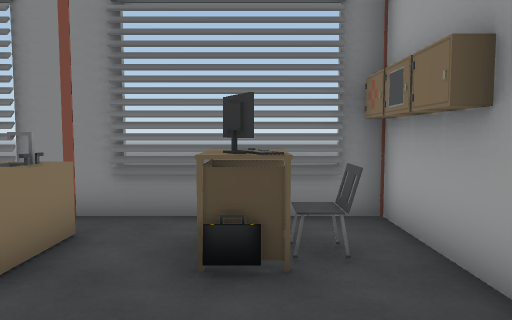
view 1 (above)

24 first-person views from a walk through a Unity game level. The camera is 1.4 m above the floor, tilts 4° down and sees 70° across. The floor is counted in squares, 1 m on a side. Each view is taken from the middle of a square. On the plan, view 1 faces up. The plan holds only what a view shows up to about 16 squares ahead; the rest is blank. The place goes on beyond the plan. The player is left out. Some animated figures are left out. Door leaves are left out, so doorways stand open. Some surface patterns are stand-ins.

view 2
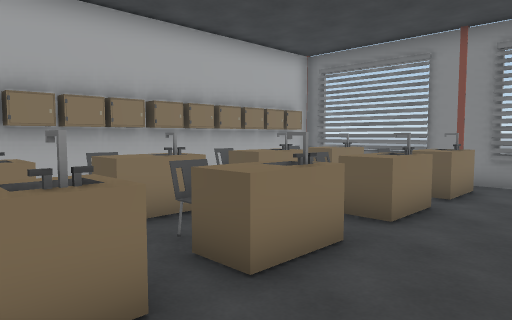

view 3
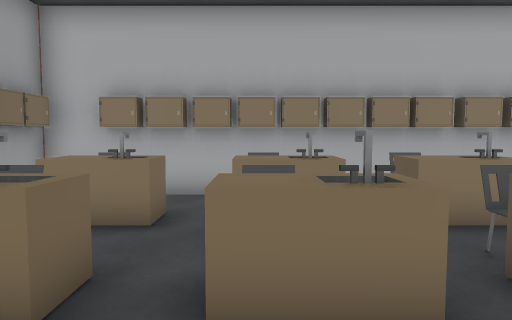

view 4
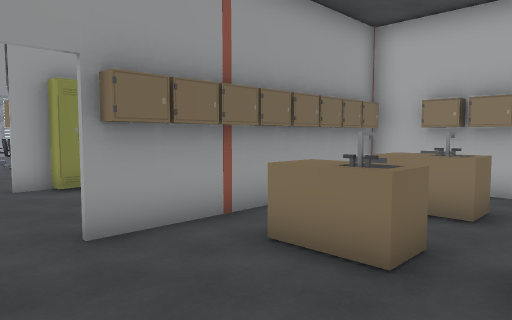

view 5
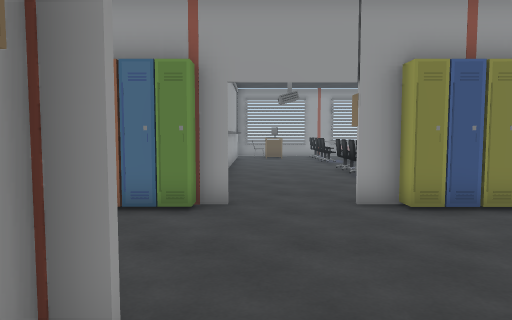

view 6
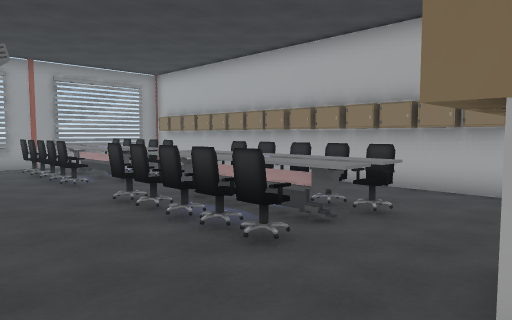

view 7
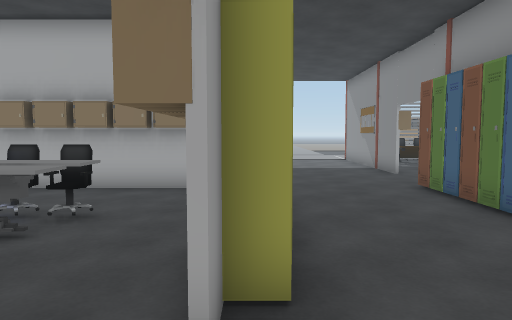

view 8
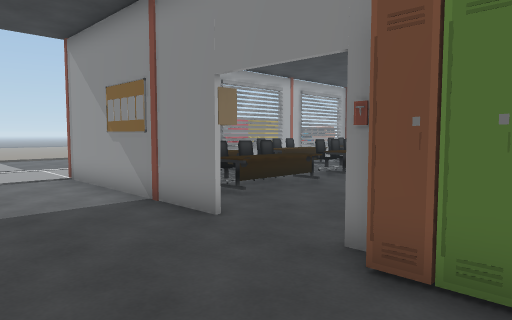

view 9
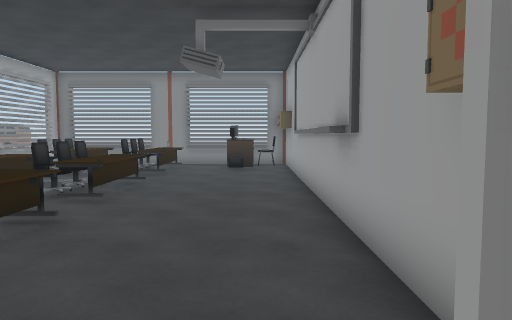

view 10
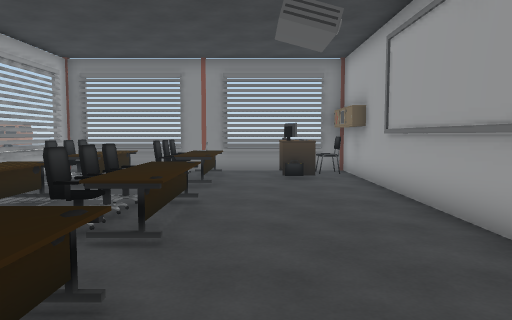

view 11
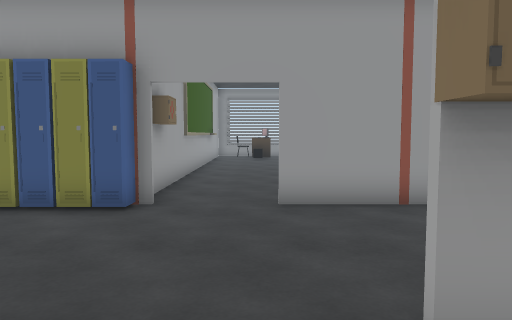

view 12
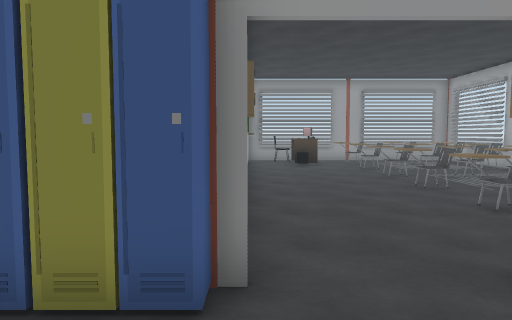

view 13
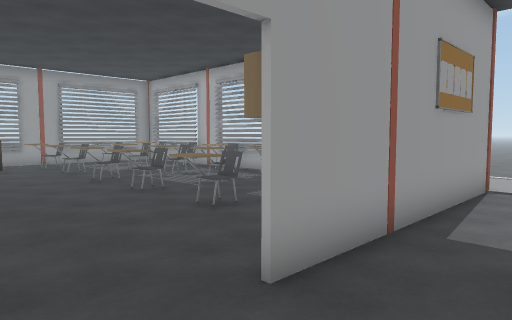

view 14
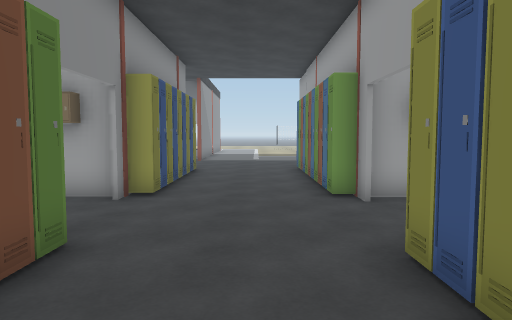

view 15
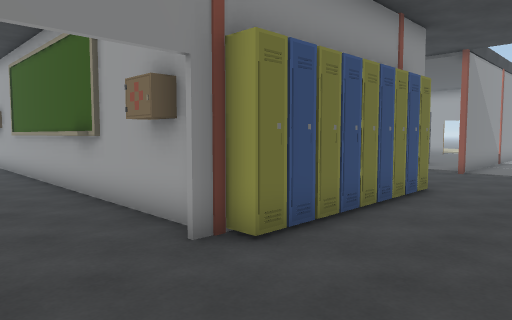

view 16
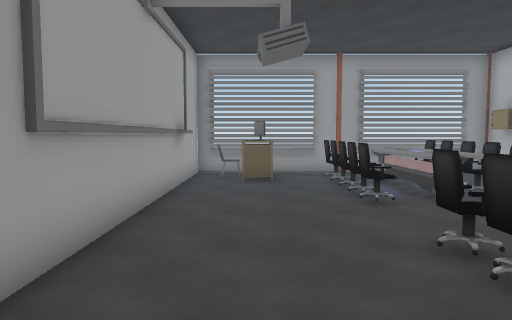

view 17
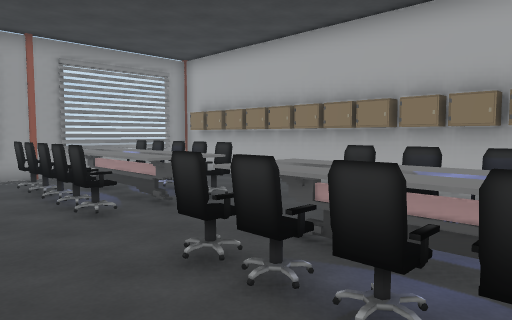

view 18
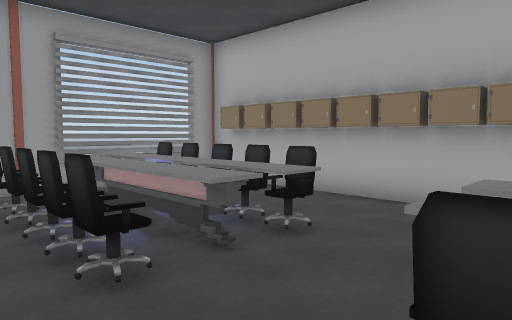

view 19
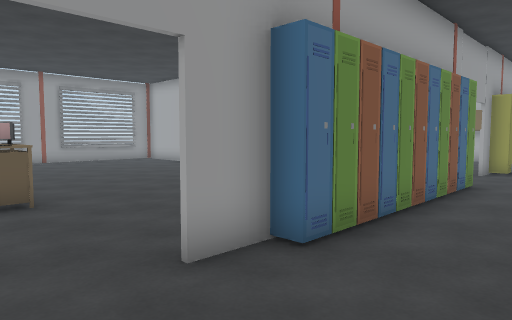

view 20
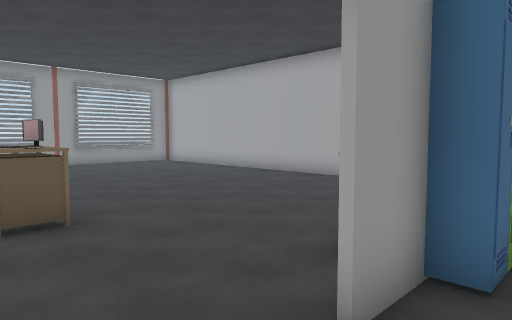

view 21
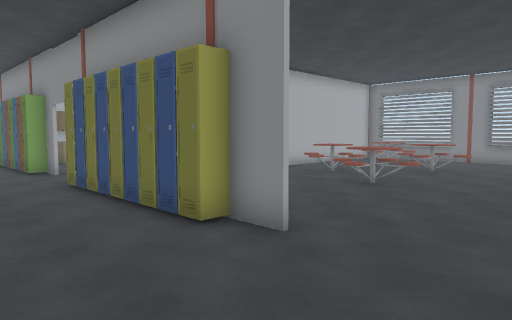

view 22
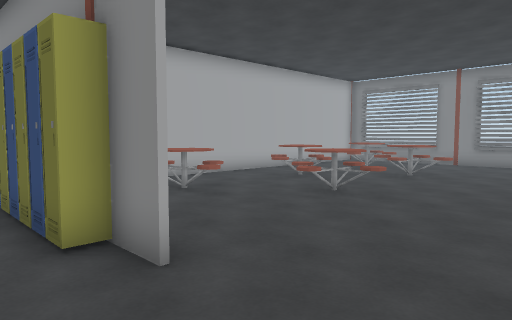

view 23
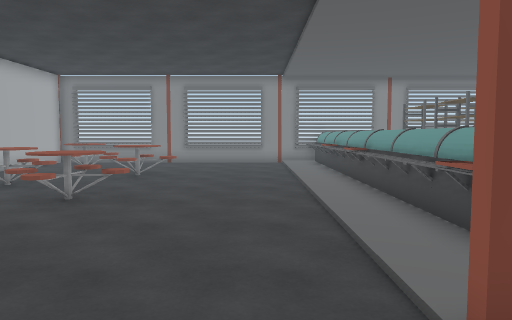

view 24
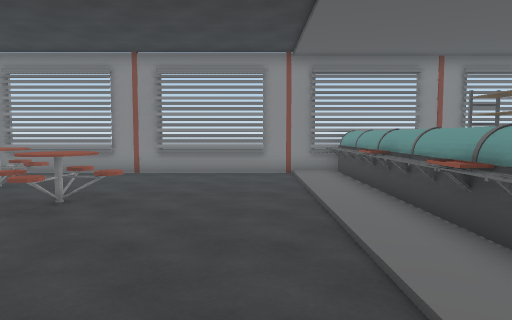

### Floor plan
Points are (right, up) in squares from view 1. A wall is a line through its corners. A room is listed if a view was taken in it or the views show most of it. See-through windows are left out.
Room 1 (views 1, 2, 3, 4, 5, 6, 7, 8, 9, 10, 11, 12, 13, 14, 15, 16, 17, 18, 19, 20, 21, 22, 23, 24)
walls: (1.8, -9.9) (2.2, -9.9) (2.2, 3.5); (2.4, -10) (1.8, -10); (-9, -15.3) (-8.5, -15.3); (-8.6, -8.5) (-8.6, 3.5); (1.8, -5.9) (1.8, -4.9); (2.3, -20.6) (2.3, -26); (-8.5, -20.1) (-8.5, -27.8); (-8.9, -5.8) (-8.9, -4.6); (9.5, -15.3) (10.9, -15.3); (9.6, -10) (8.5, -10); (-8.6, -24) (-8.6, -20.1); (2.3, 0) (2.3, -5.5); (-18.5, -15.3) (-13.4, -15.3); (2.3, 3.5) (2.3, 1.8); (-8.5, 3.5) (-8.5, -8.5); (15.5, -10) (13.1, -10); (-8.5, -30.1) (-8.5, -31.4) (-6.6, -31.4); (0.5, -31.4) (2.2, -31.4) (2.2, -20.9); (-4.8, -31.4) (-0.6, -31.4); (-1, 6.2) (-4.1, 6.2); (1.5, 6.2) (0.4, 6.2); (-7.6, 6.2) (-8.5, 6.2); (7.6, -31.4) (9.2, -31.4); (-11, 6.2) (-15.1, 6.2); (-13.4, -31.4) (-12.2, -31.4); (15, 6.2) (2.8, 6.2)
low walls: (-15.9, 6.2) (-17.4, 6.2)
ways out: open door at (-10.8, -9.4); open door at (-10, -16); open door at (0.2, -9.4); open door at (0.5, -16); open door at (11.5, -16)
objects: other object (-18, -27) to (-18, -26); other object (-18, -24); other object (-18, -22) to (-18, -21); other object (-18, -3) to (-17, -3); other object (-18, 2) to (-17, 2); chair (-18, 3) to (-17, 3); other object (-18, 4) to (-17, 5); other object (-16, -30) to (-15, -29); chair (-16, -27) to (-15, -26); chair (-16, -24) to (-15, -24); chair (-16, -22) to (-15, -21); other object (-16, -10); other object (-16, -8) to (-16, -6); desk (-16, -3) to (-16, -1); desk (-16, 2) to (-16, 5); chair (-15, -8) to (-14, -8); chair (-15, -7) to (-14, -7); chair (-15, -6) to (-14, -6); chair (-15, -3) to (-14, -3); chair (-15, -2) to (-14, -2); chair (-15, -1) to (-14, -1); chair (-15, 2) to (-14, 2); chair (-15, 3) to (-14, 3); other object (-15, 4) to (-15, 5); chair (-14, -30) to (-13, -29); chair (-14, -27) to (-13, -26); chair (-14, -24) to (-13, -24); chair (-14, -22) to (-13, -21); chair (-14, -19) to (-13, -18); desk (-14, -8) to (-13, -5); desk (-14, 2) to (-13, 5); other object (-14, 4); desk (-13, -3) to (-13, -1); locker (-12, -16) to (-12, -15); locker (-12, -10); other object (-11, 3); monitor (-11, 4); other object (-10, 4); locker (-9, -17); other object (-9, -10); locker (-9, -9); locker (-9, 4); other object (-9, 5) to (-9, 6); locker (-8, -30); locker (-8, -29); locker (-8, -28); locker (-8, -27); locker (-8, -26); locker (-8, -25); locker (-8, -24); locker (-8, -23); locker (-8, -22); locker (-8, -21); locker (-8, -20); locker (-8, -19); locker (-8, -18); locker (-8, -17); locker (-8, -15); locker (-8, -11); locker (-8, -10); locker (-8, -8); locker (-8, -7); locker (-8, -6); locker (-8, -5); locker (-8, -4); locker (-8, -3); locker (-8, -2); locker (-8, -1); locker (-8, 0); locker (-8, 1); locker (-8, 2); locker (-8, 3); locker (-8, 4); locker (-8, 5); locker (-7, -15); locker (-7, -11); locker (-7, -10); other object (-7, -8); other object (-7, -5); chair (-7, -2); chair (-7, 1); other object (-7, 3) to (-7, 4); locker (-6, -15); locker (-6, -11); locker (-6, -10); table (-6, -8) to (-6, -7); table (-6, -5) to (-6, -4); table (-6, -2) to (-6, -1); table (-6, 1) to (-6, 2); table (-6, 3) to (-6, 5); chair (-5, -30); chair (-5, -29); chair (-5, -28); chair (-5, -27); chair (-5, -26) to (-5, -25); chair (-5, -22); chair (-5, -21); chair (-5, -20); chair (-5, -19); chair (-5, -18); locker (-5, -11); locker (-5, -10); table (-4, -30) to (-3, -25); table (-4, -23) to (-3, -18); locker (-4, -11); locker (-4, -10); chair (-4, -8); chair (-4, -5); chair (-4, -2); other object (-4, 1); other object (-4, 4); chair (-3, -29) to (-2, -29); chair (-3, -28); chair (-3, -28) to (-2, -27); chair (-3, -26) to (-2, -25); chair (-3, -22) to (-2, -22); chair (-3, -21) to (-2, -21); chair (-3, -20) to (-2, -20); chair (-3, -19) to (-2, -19); chair (-3, -18) to (-2, -18); locker (-3, -16) to (-2, -16); locker (-3, -15); locker (-3, -11); locker (-3, -10); table (-3, -8) to (-3, -7); table (-3, -5) to (-3, -4); table (-3, -2) to (-3, -1); table (-3, 1) to (-3, 2); table (-3, 3) to (-3, 5); locker (-2, -15); locker (-2, -11); locker (-2, -10); locker (-1, -16) to (-1, -15); locker (-1, -10); table (0, -30); table (0, 4) to (0, 5); chair (1, -30); chair (1, 4) to (1, 5); locker (2, -15); locker (2, 4); locker (2, 5); locker (3, -15); locker (3, -11) to (3, -10); locker (4, -15); locker (4, -11) to (4, -10); table (4, -7) to (6, -6); table (4, -3) to (6, -1); locker (5, -15); locker (5, -11) to (5, -10); table (5, 1) to (6, 4); locker (6, -15); locker (6, -11) to (6, -10); locker (7, -15); locker (7, -11) to (7, -10); table (7, -5) to (9, -3); table (7, -1) to (9, 2); locker (8, -15); locker (8, -11) to (8, -10); locker (9, -15); monitor (11, -21); table (11, -20) to (12, -20); other object (12, -21); other object (15, -8) to (15, -7); other object (15, -6) to (15, -5); other object (15, -4); other object (15, -3) to (15, -2); other object (15, -1); other object (15, 0); other object (15, 1) to (15, 2); other object (15, 3); other object (15, 4) to (15, 5)

Positions as (right, up) in squares from view 1, and headings:
1: (0, 0), facing up
2: (0, -5), facing up-left
3: (0, -5), facing left
4: (1, -5), facing down-left
5: (1, -8), facing down
6: (1, -15), facing down-left
7: (1, -15), facing left
8: (-7, -14), facing up-left
9: (-10, -11), facing up
10: (-12, -8), facing up
11: (-11, -8), facing down
12: (-9, -12), facing down
13: (-9, -13), facing down-left
14: (-6, -13), facing right
15: (-1, -14), facing up-right
16: (0, -18), facing down
17: (0, -19), facing down-left
18: (-1, -22), facing down-left
19: (13, -12), facing down-left
20: (13, -14), facing down-left
21: (13, -14), facing up-left
22: (13, -12), facing up-left
23: (12, -12), facing up
24: (12, -7), facing up
